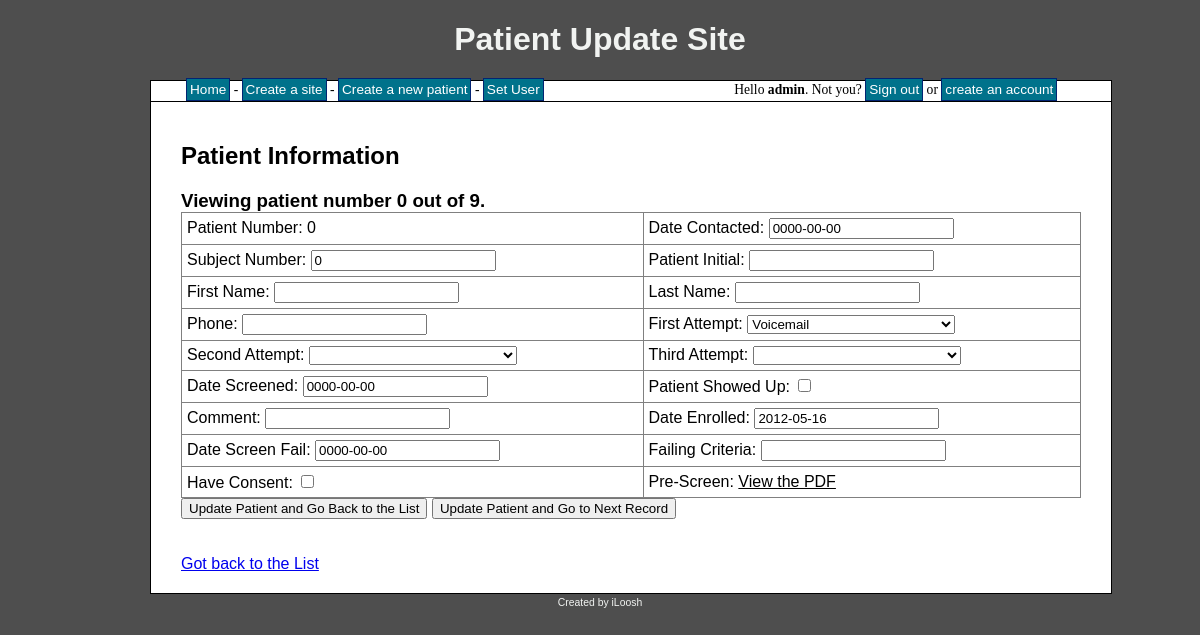
Page /patient.php?pat=32&site=6 (signed in) on the committed database.
### tables this page shows
CREATE TABLE IF NOT EXISTS `patients` (
  `patient_id` int(8) NOT NULL AUTO_INCREMENT,
  `patient_num` int(8) NOT NULL,
  `patient_dateContacted` date NOT NULL,
  `patient_subjectNum` int(8) NOT NULL,
  `patient_initial` varchar(30) NOT NULL,
  `patient_fName` varchar(255) NOT NULL,
  `patient_lName` varchar(255) NOT NULL,
  `patient_phone` varchar(255) NOT NULL,
  `patient_firstAtt` varchar(10) NOT NULL,
  `patient_secondAtt` varchar(10) NOT NULL,
  `patient_thirdAtt` varchar(10) NOT NULL,
  `patient_dateScreened` date NOT NULL,
  `patient_show` varchar(10) NOT NULL,
  `patient_comment` text NOT NULL,
  `patient_dateEnroll` date NOT NULL,
  `patient_dateScreeFail` date NOT NULL,
  `patient_failCriteria` varchar(255) NOT NULL,
  `patient_consent` varchar(10) NOT NULL,
  `patient_status` varchar(255) NOT NULL,
  `patient_site` int(8) NOT NULL,
  `patient_PDFform` varchar(255) NOT NULL,
  PRIMARY KEY (`patient_id`),
  KEY `patient_site` (`patient_site`)
);

### patient.php (the view, shortened to what this page needs)
<?php
include 'header.php';
echo '<h2>Patient Information</h2>';
if($_SESSION['signed_in']){
	$sql = "SELECT  site_user
			FROM sites
			WHERE site_id = " . mysql_real_escape_string($_GET['site']);
	$result = mysql_query($sql);
	while($row = mysql_fetch_array($result))
	{
		if($_SESSION['user_level'] == 1 || $row['site_user'] == $_SESSION['user_id'])
		{
			if($_SERVER['REQUEST_METHOD'] != 'POST')
			{
				$sqlNum = "SELECT
							patient_id
						FROM
							patients
						WHERE
							patient_site = " . mysql_real_escape_string($_GET['site']);
				$resultNum = mysql_query($sqlNum);
				if(!$resultNum)
				{
					echo 'Error while selecting from database. Please try again later.';
				}
				else
				{
					$num_rowsShow = mysql_num_rows($resultNum);
				}
				$sqlP = "SELECT
							patient_id,
							patient_num,
							patient_dateContacted,
							patient_subjectNum,
							patient_initial,
							patient_fName,
							patient_lName,
							patient_phone,
							patient_firstAtt,
							patient_secondAtt,
							patient_thirdAtt,
							patient_dateScreened,
							patient_show,
							patient_comment,
							patient_dateEnroll,
							patient_dateScreeFail,
							patient_failCriteria,
							patient_consent,
							patient_status,
							patient_site,
							patient_PDFform
						FROM
							patients
						WHERE
							patient_id = " . mysql_real_escape_string($_GET['pat']);
				$resultP = mysql_query($sqlP);
				if(!$resultP)
				{
					echo 'Error while selecting from database. Please try again later.';
				}
				else
				{
					if(mysql_num_rows($resultP) == 0)
					{
						if($_SESSION['user_level'] == 1)
						{
							echo 'You have not created any record in this Site.<br>';
							echo '<a href="create_patient.php">Create one now</a>';
						}
						else
						{
							echo 'There are now records in this site';
						}
					}
					else
					{
						while($rowP = mysql_fetch_assoc($resultP))
						{
							if($_SESSION['user_level'] == 1)
							{
								echo '<h3>Viewing patient number ' . $rowP['patient_num'] . ' out of ' . $num_rowsShow . '.</h3>';
								echo '
								<form name="demo" method="post" action="" onsubmit="return validateFormOnSubmitA(this)" >
								<table border="1">
									<tr>
										<td>Patient Number: ' . $rowP['patient_num'] . '</td>
										<td>Date Contacted: <input type="text" name="patient_dateContacted" class="datepicker" value="' . $rowP['patient_dateContacted'] . '" "/></td>
									</tr>
									<tr>
										<td>Subject Number: <input type="text" name="patient_subjectNum" value="' . $rowP['patient_subjectNum'] . '"/></td>
										<td>Patient Initial: <input type="text" name="patient_initial" value="' . $rowP['patient_initial'] . '"/></td>
									</tr>
									<tr>
										<td>First Name: <input type="text" name="patient_fName" value="' . $rowP['patient_fName'] . '"/></td>
										<td>Last Name: <input type="text" name="patient_lName" value="' . $rowP['patient_lName'] . '"/></td>
									</tr>
									<tr>
										<td>Phone: <input type="text" name="patient_phone" value="' . $rowP['patient_phone'] . '"/></td>
										<td>First Attempt:
											<select name="patient_firstAtt" >
												<option value""></option>
												<option value="VM"';
												if($rowP['patient_firstAtt'] == "VM"){
												echo ' selected ';
												}
												echo '>Voicemail</option>
												<option value="LM"';
												if($rowP['patient_firstAtt'] == "LM"){
												echo ' selected ';
												}
												echo '>Left Message</option>
												<option value="UM"';
												if($rowP['patient_firstAtt'] == "UM"){
												echo ' selected ';
												}
												echo '>Unable to Leave Message</option>
												<option value="BA"';
												if($rowP['patient_firstAtt'] == "BA"){
												echo ' selected ';
												}
												echo '>Booked Appointment</option>
												<option value="NA"';
												if($rowP['patient_firstAtt'] == "NA"){
												echo ' selected ';
												}
												echo '>Not Available for Study Dates</option>
												<option value="NE"';
												if($rowP['patient_firstAtt'] == "NE"){
												echo ' selected ';
												}
												echo '>Not Eligible for Study</option>
												<option value="NI"';
												echo '>Not interested in study</option>
												<option value="OS"';
												if($rowP['patient_firstAtt'] == "OS"){
												echo ' selected ';
												}
												echo '>In Another Study</option>
												<option value="IS"';
												if($rowP['patient_firstAtt'] == "IS"){
												echo ' selected ';
												}
												echo '>Already In Study</option>
												<option value="WCB"';
												if($rowP['patient_firstAtt'] == "WCB"){
												echo ' selected ';
												}
												echo '>Subject Will Call Back</option>
												<option value="CB"';
												if($rowP['patient_firstAtt'] == "CB"){
												echo ' selected ';
												}
												echo '>We Have to Call Subject Back</option>
												<option value="DNC"';
												if($rowP['patient_firstAtt'] == "DNC"){
												echo ' selected ';
												}
												echo '>Do Not Contact for Any Studies</option>
											</select>
											</td>
									</tr>
									<tr>
										<td>Second Attempt:
											<select name="patient_secondAtt" >
												<option value""></option>
												<option value="VM"';
												if($rowP['patient_secondAtt'] == "VM"){
												echo ' selected ';
												}
												echo '>Voicemail</option>
												<option value="LM"';
												if($rowP['patient_secondAtt'] == "LM"){
												echo ' selected ';
												}
												echo '>Left Message</option>
												<option value="UM"';
												if($rowP['patient_secondAtt'] == "UM"){
												echo ' selected ';
												}
												echo '>Unable to Leave Message</option>
												<option value="BA"';
												if($rowP['patient_secondAtt'] == "BA"){
												echo ' selected ';
												}
												echo '>Booked Appointment</option>
												<option value="NA"';
												if($rowP['patient_secondAtt'] == "NA"){
												echo ' selected ';
												}
												echo '>Not Available for Study Dates</option>
												<option value="NE"';
												if($rowP['patient_secondAtt'] == "NE"){
												echo ' selected ';
												}
												echo '>Not Eligible for Study</option>
												<option value="NI"';
												echo '>Not interested in study</option>
												<option value="OS"';
												if($rowP['patient_secondAtt'] == "OS"){
												echo ' selected ';
												}
												echo '>In Another Study</option>
												<option value="IS"';
												if($rowP['patient_secondAtt'] == "IS"){
												echo ' selected ';
												}
												echo '>Already In Study</option>
												<option value="WCB"';
												if($rowP['patient_secondAtt'] == "WCB"){
												echo ' selected ';
												}
												echo '>Subject Will Call Back</option>
												<option value="CB"';
												if($rowP['patient_secondAtt'] == "CB"){
												echo ' selected ';
												}
												echo '>We Have to Call Subject Back</option>
												<option value="DNC"';
												if($rowP['patient_secondAtt'] == "DNC"){
												echo ' selected ';
												}
												echo '>Do Not Contact for Any Studies</option>
											</select>
											</td>
										<td>Third Attempt:
											<select name="patient_thirdAtt" >
												<option value""></option>
												<option value="VM"';
												if($rowP['patient_thirdAtt'] == "VM"){
												echo ' selected ';
												}
												echo '>Voicemail</option>
												<option value="LM"';
												if($rowP['patient_thirdAtt'] == "LM"){
												echo ' selected ';
												}
												echo '>Left Message</option>
												<option value="UM"';
												if($rowP['patient_thirdAtt'] == "UM"){
												echo ' selected ';
												}
												echo '>Unable to Leave Message</option>
												<option value="BA"';
												if($rowP['patient_thirdAtt'] == "BA"){
												echo ' selected ';
												}
												echo '>Booked Appointment</option>
												<option value="NA"';
												if($rowP['patient_thirdAtt'] == "NA"){
												echo ' selected ';
												}
												echo '>Not Available for Study Dates</option>
												<option value="NE"';
												if($rowP['patient_thirdAtt'] == "NE"){
												echo ' selected ';
												}
												echo '>Not Eligible for Study</option>
												<option value="NI"';
												echo '>Not interested in study</option>
												<option value="OS"';
												if($rowP['patient_thirdAtt'] == "OS"){
												echo ' selected ';
												}
												echo '>In Another Study</option>
												<option value="IS"';
												if($rowP['patient_thirdAtt'] == "IS"){
												echo ' selected ';
												}
												echo '>Already In Study</option>
												<option value="WCB"';
												if($rowP['patient_thirdAtt'] == "WCB"){
												echo ' selected ';
												}
												echo '>Subject Will Call Back</option>
												<option value="CB"';
												if($rowP['patient_thirdAtt'] == "CB"){
												echo ' selected ';
												}
												echo '>We Have to Call Subject Back</option>
												<option value="DNC"';
												if($rowP['patient_thirdAtt'] == "DNC"){
												echo ' selected ';
												}
												echo '>Do Not Contact for Any Studies</option>
											</select>
											</td>
									</tr>
									<tr>
										<td>Date Screened: <input type="text" name="patient_dateScreened" class="datepicker" value="' . $rowP['patient_dateScreened'] . '"/></td>
										<td>Patient Showed Up: <input type="checkbox" name="patient_show"';
										if($rowP['patient_show'] == "on"){
											echo ' checked="checked" ';
										}
										else{
											echo ' ';
										}
										echo '/>
										</td>
									</tr>
									<tr>
										<td>Comment: <input type="text" name="patient_comment" value="' . $rowP['patient_comment'] . '"/></td>
										<td>Date Enrolled: <input type="text" name="patient_dateEnroll" class="datepicker" value="' . $rowP['patient_dateEnroll'] . '"/></td>
									</tr>
									<tr>
										<td>Date Screen Fail: <input type="text" name="patient_dateScreeFail" class="datepicker" value="' . $rowP['patient_dateScreeFail'] . '"/></td>
										<td>Failing Criteria: <input type="text" name="patient_failCriteria" value="' . $rowP['patient_failCriteria'] . '"/></td>
									</tr>
									<tr>
										<td>Have Consent: <input type="checkbox" name="patient_consent"';
										if($rowP['patient_consent'] == "on"){
											echo ' checked="checked" ';
										}
										else{
											echo ' ';
										}
										echo '/>
										</td>
										<td>Pre-Screen: <a href=upload.php?patient=' . $rowP[patient_id] . ' >View the PDF</a></td>
									</tr>
								</table>
								<input type="submit" name="next_no" value="Update Patient and Go Back to the List" />
								<input type="submit" name="next_yes" value="Update Patient and Go to Next Record" />
								</form>';
								echo '<br><br><a href=site.php?id=', $_GET['site'], ' >Got back to the List</a>';
							}
						}
					}
				}
			}
		}
		else
		{
			echo 'No Access';
		}
	}
}
include 'footer.php';
?>

### header.php (shortened to what this page needs)
<!DOCTYPE html PUBLIC "-//W3C//DTD XHTML 1.0 Strict//EN"
"http://www.w3.org/TR/xhtml1/DTD/xhtml1-strict.dtd">
<html xmlns="http://www.w3.org/1999/xhtml" xml:lang="nl" lang="nl">
<head>
    <link rel="stylesheet" href="style.css" type="text/css">
	<link rel="stylesheet" href="css/redmond/jquery-ui-1.8.20.custom.css">
</head>
<body>
<h1>Patient Update Site</h1>
	<div id="wrapper">
	<div id="menu">
    	<table style="border:none; margin-top:-4px;" >
        	<tr>
				<?php
                if($_SESSION['signed_in'])
                {
                    if($_SESSION['user_level'] == 1)
                    {
                        echo '<td><a class="item" href="index.php">Home</a> - ';
                        echo '<a class="item" href="create_site.php">Create a site</a> - ';
                        echo '<a class="item" href="create_patient.php">Create a new patient</a> - ';
                        echo '<a class="item" href="setUser.php">Set User</a></td>';
                        echo '<td width="150" ></td>';
                        echo '<td>Hello <b>' . htmlentities($_SESSION['user_name']) . '</b>. Not you? <a class="item" href="signout.php">Sign out</a> or <a class="item" href="signup.php">create an account</a></td>';
                    }
                    else
                    {
                        echo '<td><a class="item" href="index.php" >Home</a></td>';
                        echo '<td width="600" ></td>';
                        echo '<td>Hello <b>' . htmlentities($_SESSION['user_name']) . '</b>. Not you? <a class="item" href="signout.php">Sign out</a></td>';
                    }
                }
                else
                {
                    echo '<td><a class="item" href="index.php" >Home</a></td>';
					echo '<td width="600" ></td>';
                    echo '<td><a class="item" href="signin.php" id="signinID" >Sign in</a></td>';
                }
                ?>
            	</tr>
            </table>
	</div>
		<div id="content">

### footer.php
	</div>
</div>
<div id="footer">Created by iLoosh</div>
</body>
</html>

### style.css (style rules this page uses)
body { background-color: #4E4E4E; text-align: center; }
#wrapper { width: 900px; margin: 0 auto; }
#content { background-color: #fff; border: 1px solid #000; float: left; font-family: Arial; padding: 20px 30px; text-align: left; width: 100%; }
#menu { float: left; border: 1px solid #000; border-bottom: none; clear: both; width:100%; height:20px; padding: 0 30px; background-color: #FFF; text-align: left; font-size: 85%; }
#footer { clear: both; }
table { border-collapse: collapse; width: 100%; }
table a { color: #000; }
td { padding: 5px; }
h1, #footer { font-family: Arial; color: #F1F3F1; }
h3 { margin: 0; padding: 0; }
.item { background-color: #00728B; border: 1px solid #032472; color: #FFF; font-family: Arial; padding: 3px; text-decoration: none; }
#footer { font-size: 65%; padding: 3px 0 0 0; }

### rows in the picture
patients: patient_num "0", num_rowsShow "9", patient_dateContacted "0000-00-00", patient_subjectNum "0", patient_firstAtt "Voicemail", patient_dateScreened "0000-00-00", patient_dateEnroll "2012-05-16", patient_dateScreeFail "0000-00-00"

### other values in the picture
$_SESSION['user_name'] "admin"
